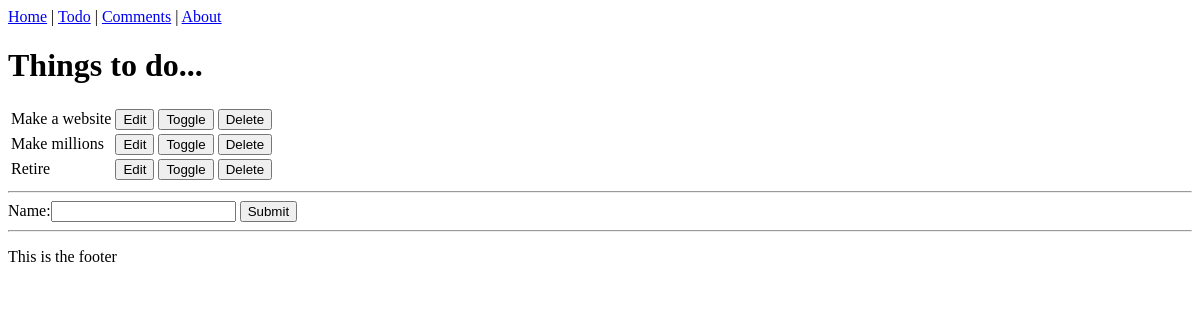
Page /todo/ on the earlier database version.
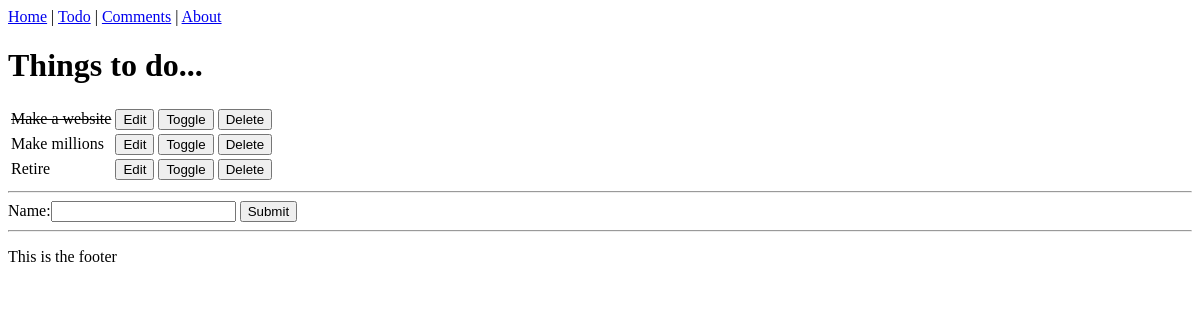
Same page on the later database version.
### todo/models.py (models this page shows, shortened)
class TodoItem(models.Model):
    name = models.CharField(max_length = 30, blank = False)
    done = models.BooleanField(blank = False, default = False)

### todo/views.py (the view)
def get_index(request):
    if request.method == "POST":
        print("It's the POST")
        form = TodoItemForm(request.POST)
        if form.is_valid():
            form.save()
    else:
        print("It's the GET")
    form = TodoItemForm()
    items = TodoItem.objects.all()
    return render(request, "todo/index.html", {'items': items, 'form': form})

### todo/forms.py
class TodoItemForm(forms.ModelForm):
    class Meta:
        model = TodoItem
        fields = ('name',)

### todo/templates/todo/index.html (shortened to what this page needs)
{% extends 'home/base.html' %}
{% block content %}
    <h1>Things to do...</h1>
    <table>
        {% for item in items %}
        <tr>
            {% if item.done %}
            <td><strike>{{ item.name }}</strike></td>
            {% else %}
            <td>{{ item.name }}</td>
            {% endif %}
            <td>
                <form action="{% url 'todo_edit' item.id %}"><input type="submit" value="Edit"></form>
            </td>
            <td>
                <form method="POST" action="{% url 'todo_toggle' item.id %}">{% csrf_token %}<input type="submit" value="Toggle"></form>
            </td>
            <td>
                <form method="POST" action="{% url 'make_todo_go_bye_bye' item.id %}">{% csrf_token %}<input type="submit" value="Delete"></form>
            </td>
        </tr>
        {% empty %}
        <p>You have nothing to do.</p>
        {% endfor %}
    </table>
    <hr>
    <form method="POST">
        {{ form }}
        <input type="submit" value="Submit"/>
    </form>
{% endblock content %}

Differences in the rows shown:
changed TodoItem "Make a website": done False → True (drawn)
